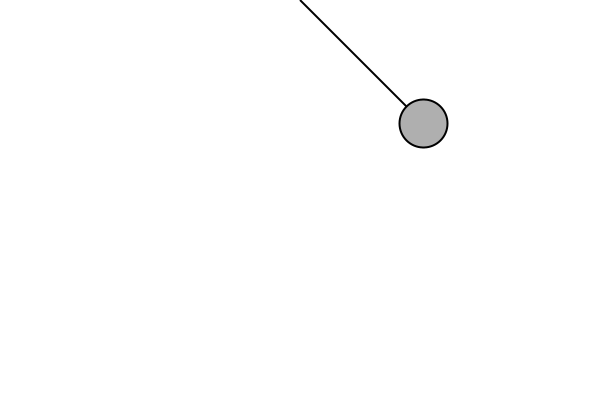
Frame 1 (no input)
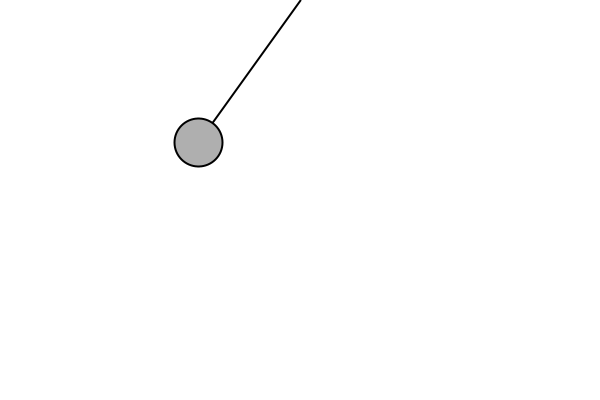
Frame 60 (the mouse pressed at the canvas centre just before this capture)
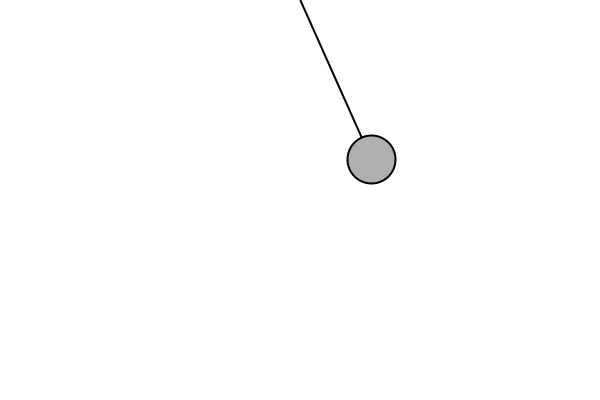
Frame 120 (the mouse held since frame 60 and released just before this capture)

The Processing sketch that drew these frames (run headless with seeded random() and noise(); from frame 60 on, the mouse is pressed at the canvas centre):

// Processing sketch: pendulumClass
// ── pendulumClass.pde


Pendulum p;

void setup() {
  size(600,400);
  // Make a new Pendulum with an origin location and armlength
  p = new Pendulum(new PVector(width/2,0),175);

}

void draw() {

  background(255);
  p.start();
}

void mousePressed() {
  p.clicked(mouseX,mouseY);
}

void mouseReleased() {
  p.stopDragging();
}

// ── Pendulum.pde
class Pendulum
{
  PVector origin;
  PVector bob;
  PVector posBob;
  float len;
  float angle = PI/4;
  float aVel = 0.0;
  float aAccel = 0.0;
  
  float bobRadious;
  float damping; //amortiguacion arbitraria
  boolean isDragging = false;
  
  Pendulum(PVector _origin, float _r){
    origin = _origin.get();
    len=_r;
    angle = PI/4;
    
   damping = 0.995;
   bobRadious = 48.0;
    
  }
  
  
  void update(){
    if(!isDragging){
      float G = 0.4;
      aAccel = (-1*G / len) * sin(angle);
      aVel += aAccel;
      aVel *= damping;
      angle += aVel;
    }
  }
  
  void display(){
    posBob = new PVector (len * sin(angle), len * cos(angle));
    posBob.add(origin);
    stroke(0);
    strokeWeight(2);
    
    //Draw arm
    line(origin.x, origin.y, posBob.x, posBob.y);
    ellipseMode(CENTER);
    fill(175);
    if (isDragging) fill(0);
      
    // draw ball
    ellipse(posBob.x, posBob.y, bobRadious, bobRadious);  
  
  }
  
  void start(){
     drag();
     update();
     display();
    
  }
  
   void clicked(int mx, int my) {
    float d = dist(mx, my, posBob.x, posBob.y);
    if (d < bobRadious) {
      isDragging = true;
    }
  }

  
  void stopDragging() {
    if(isDragging){
      aVel = 0; // reset velocity on relese
      isDragging = false;
    }
  }

  void drag() {
    // If we are draging the ball, we calculate the angle between the 
    // pendulum origin and mouse location
    // we assign that angle to the pendulum
    if (isDragging) {
      PVector diff = PVector.sub(origin, new PVector(mouseX, mouseY));      // Difference between 2 points
      //angle = atan2(-1*diff.y, diff.x) - PI/2;                      // Angle relative to vertical axis
      angle = atan(diff.x/diff.y); // calculate angle between arm and y-axis
     
     println ("angl:" +angle); 
     //println ("angl2:" +angle2); 
  }
  }


  
}
